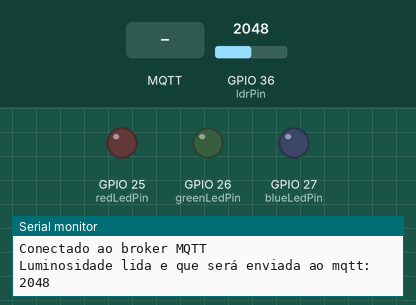
The sketch below on a simulated ESP32. On the bench: output pins drawn as LEDs (lit = HIGH), the last lines printed to the serial monitor. The inputs (shaded band) are chosen by the test bench; at power-on: GPIO 36 (ldrPin) = 2048. WiFi joins after 1.5 s; servers stay silent unless stated; no MQTT or app messages arrive unless stated.

Above: at 6.2 s.
6.3 s: MQTT message "90" arrives on the first subscribed topic
At 10.8 s:
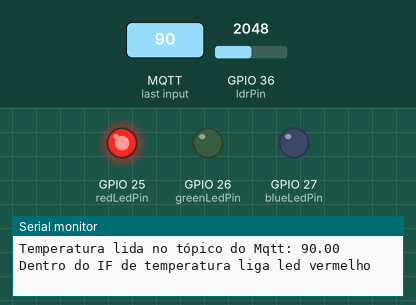
11.9 s: MQTT message "0" arrives on the first subscribed topic
At 20.9 s:
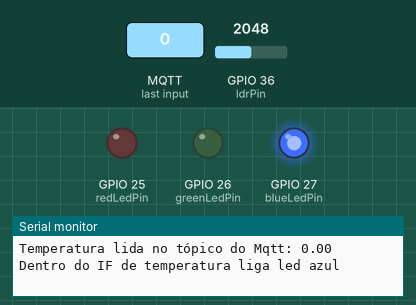
21.5 s: MQTT message "200" arrives on the first subscribed topic
At 31.1 s:
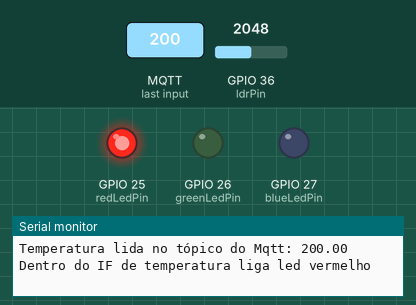
31.5 s: MQTT message "5" arrives on the first subscribed topic
At 41.2 s:
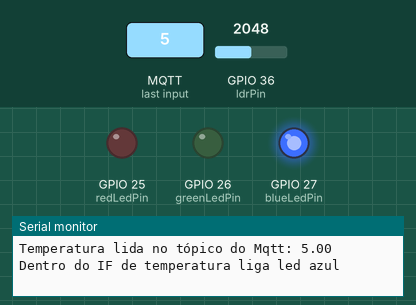
Timing chart, 0 to 42.5 s (numbered marks = the images above; inputs shaded):
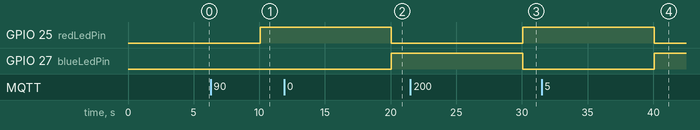

Measured:
- after the input at 6.3 s, GPIO 25 (redLedPin): LOW → HIGH after 3.8 s; GPIO 27 (blueLedPin): stays LOW (without the input it goes to HIGH after 3.8 s)
- after the input at 11.9 s, GPIO 25 (redLedPin): HIGH → LOW after 8.2 s; GPIO 27 (blueLedPin): LOW → HIGH after 8.2 s
- after the input at 21.5 s, GPIO 25 (redLedPin): LOW → HIGH after 8.6 s; GPIO 27 (blueLedPin): HIGH → LOW after 8.6 s
- after the input at 31.5 s, GPIO 25 (redLedPin): HIGH → LOW after 8.6 s; GPIO 27 (blueLedPin): LOW → HIGH after 8.6 s

The sketch:

testeMQTT.ino
```cpp
#include <WiFi.h>
#include <PubSubClient.h>
#include <Wire.h>

// Configuração da rede WiFi
const char* ssid = "FallsBebidas";
const char* password = "87028302";

// Configuração do sensor de luminosidade LDR
const int ldrPin = A0;

// Configuração dos LEDs
const int redLedPin = 25;
const int greenLedPin = 26;
const int blueLedPin = 27;

// Configuração do cliente MQTT
const char* mqttServer = "broker.hivemq.com";
const int mqttPort = 1883;
const char* mqttClientID = "esp8266_client";
const char* temperatureTopic = "temperatura";
const char* luminosityTopic = "luminosidade";

// Variável para armazenar a temperatura recebida
float receivedTemperature = 0.0;

// Configuração do cliente WiFi e MQTT
WiFiClient wifiClient;
PubSubClient mqttClient(wifiClient);

// Função de callback para receber mensagens MQTT
void callback(char* topic, byte* payload, unsigned int length) {
  // Converte o payload em uma string
  char message[length + 1];
  memcpy(message, payload, length);
  message[length] = '\0';
  String messageString(message);

  // Verifica se a mensagem é do tópico "temperatura"
  if (strcmp(topic, temperatureTopic) == 0) {
    // Obtém a temperatura recebida
    receivedTemperature = messageString.toFloat();
    Serial.print("Temperatura lida no tópico do Mqtt: ");
    Serial.println(receivedTemperature);
  }
}

// Função para conectar-se ao WiFi
void connectWiFi() {
  Serial.print("Conectando ao WiFi");
  WiFi.begin(ssid, password);

  while (WiFi.status() != WL_CONNECTED) {
    delay(5000);
    Serial.print(".");
  }

  Serial.println();
  Serial.println("Conectado ao WiFi IP");
  Serial.print("Conectado ao WiFi");
  Serial.println(WiFi.localIP());
}

// Função para conectar-se ao broker MQTT
void connectMQTT() {
  mqttClient.setServer(mqttServer, mqttPort);
  mqttClient.setCallback(callback);

  while (!mqttClient.connected()) {
    Serial.println("Conectando ao broker MQTT...");
    if (mqttClient.connect(mqttClientID)) {
      Serial.println("Conectado ao broker MQTT");

      // Assina o tópico "temperatura" para receber mensagens
      mqttClient.subscribe(temperatureTopic);
    } else {
      Serial.print("Falha na conexão MQTT, erro: ");
      Serial.print(mqttClient.state());
      Serial.println(" Tentando novamente em 5 segundos...");
      delay(5000);
    }
  }
}

// Função para publicar a leitura do sensor de luminosidade
void publishLuminosity() {
  // Lê a luminosidade do sensor LDR
  int luminosity = analogRead(ldrPin);
  Serial.print("Luminosidade lida e que será enviada ao mqtt: ");
  Serial.println(luminosity);
  // Publica a luminosidade no tópico "luminosidade"
  mqttClient.publish(luminosityTopic, String(luminosity).c_str());
  delay(5000);
}

// Função para controlar os LEDs com base na temperatura recebida
void controlLEDs() {
  if (receivedTemperature > 28) {
    digitalWrite(redLedPin, HIGH);
    digitalWrite(greenLedPin, LOW);
    digitalWrite(blueLedPin, LOW);
    Serial.println("Dentro do IF de temperatura liga led vermelho");
  } else if (receivedTemperature > 20 && receivedTemperature <= 28) {
    digitalWrite(redLedPin, LOW);
    digitalWrite(greenLedPin, HIGH);
    digitalWrite(blueLedPin, LOW);
    Serial.println("Dentro do IF de temperatura liga led verde");
  } else {
    digitalWrite(redLedPin, LOW);
    digitalWrite(greenLedPin, LOW);
    digitalWrite(blueLedPin, HIGH);
    Serial.println("Dentro do IF de temperatura liga led azul");
  }
}

void setup() {
  // Inicializa a comunicação serial
  Serial.begin(115200);

  // Inicializa a conexão WiFi
  connectWiFi();

  // Inicializa os pinos dos LEDs como saída
  pinMode(redLedPin, OUTPUT);
  pinMode(greenLedPin, OUTPUT);
  pinMode(blueLedPin, OUTPUT);

  // Inicializa a comunicação I2C
  //Wire.begin(D2, D1); // SDA - D2, SCL - D1

  // Conecta-se ao broker MQTT
  connectMQTT();
}

void loop() {
  // Verifica se a conexão WiFi está ativa
  if (WiFi.status() != WL_CONNECTED) {
    Serial.println("Conexão WiFi perdida. Reconectando...");
    connectWiFi();
  }

  // Verifica se a conexão MQTT está ativa
  if (!mqttClient.connected()) {
    Serial.println("Conexão MQTT perdida. Reconectando...");
    connectMQTT();
  }

  // Requisita a leitura da luminosidade e publica no broker MQTT
  publishLuminosity();

  // Verifica se há mensagens MQTT para processar
  mqttClient.loop();

  // Controla os LEDs com base na temperatura recebida
  controlLEDs();

  delay(5000);
}
```
